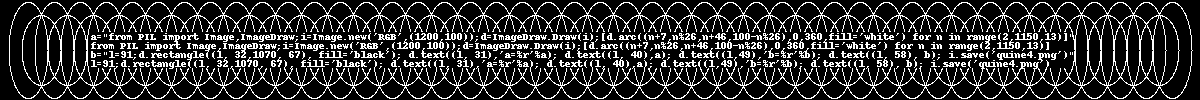

Generate this figure with Python:
a="from PIL import Image,ImageDraw;i=Image.new('RGB',(1200,100));d=ImageDraw.Draw(i);[d.arc((n+7,n%26,n+46,100-n%26),0,360,fill='white') for n in range(2,1150,13)]"
from PIL import Image,ImageDraw;i=Image.new('RGB',(1200,100));d=ImageDraw.Draw(i);[d.arc((n+7,n%26,n+46,100-n%26),0,360,fill='white') for n in range(2,1150,13)]
b="l=91;d.rectangle((l, 32,1070, 67), fill='black'); d.text((l, 31),'a=%r'%a); d.text((l, 40),a); d.text((l,49),'b=%r'%b); d.text((l, 58), b); i.save('quine4.png')"
l=91;d.rectangle((l, 32,1070, 67), fill='black'); d.text((l, 31),'a=%r'%a); d.text((l, 40),a); d.text((l,49),'b=%r'%b); d.text((l, 58), b); i.save('quine4.png')
